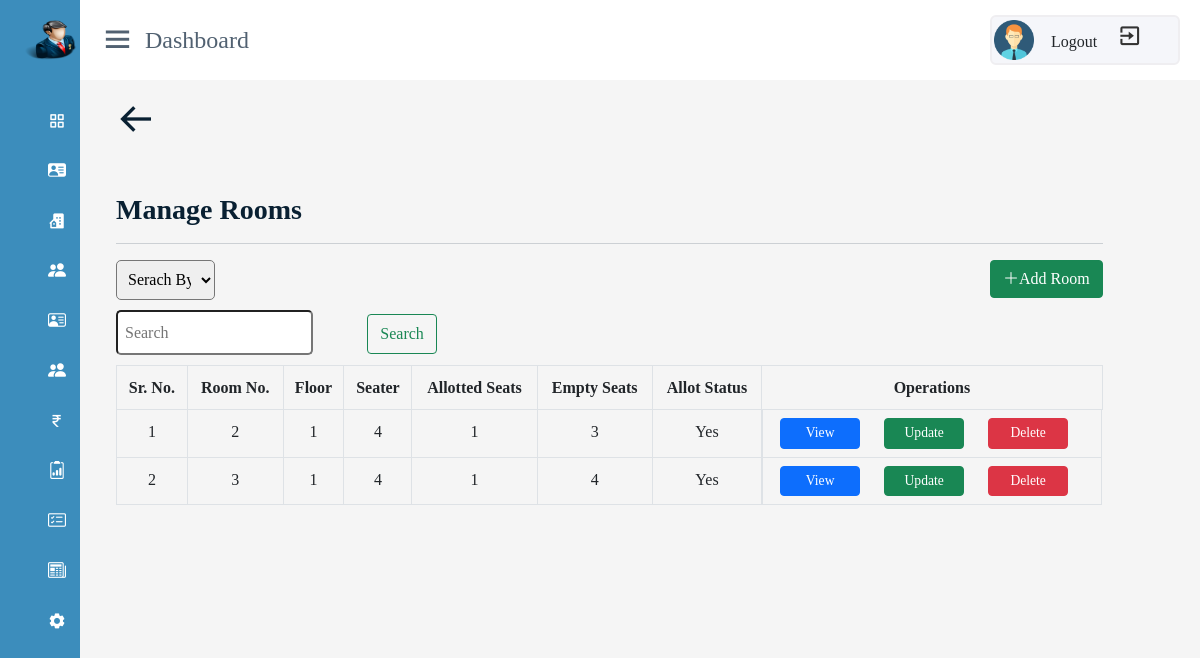
/admin/allot_room.php (signed in), run on the app's committed database.
### tables this page shows
CREATE TABLE `rooms` (
  `room_no` int(11) NOT NULL,
  `floor` int(11) NOT NULL,
  `seater` int(11) NOT NULL,
  `allot_seat` int(11) NOT NULL,
  `empty_seat` int(11) NOT NULL,
  `allot_status` varchar(255) DEFAULT 'No'
);

### admin/allot_room.php (the view, shortened to what this page needs)
<!DOCTYPE html>
<html lang="en">
<head>
    <link rel="stylesheet" href="./css/room_register.css">
</head>
<body>
<?php require('./includes/header.php')?>
<?php
if(@$_REQUEST['search']==null && @$_REQUEST['searchfield']==null )
{
    $search =null;
}
else
{
    $searchData = $_REQUEST['search'];
    $searchField = $_REQUEST['searchfield'];
     $search = " WHERE $searchField like '%$searchData%'";
}
?>
<div class="container-fluid">
    <div class="row">
        <div class="col-lg-11 col-12  p-0 ms-3 ">
    <div class="home-content align-items-center ">
    <a href="dashboard.php"><i class='bx bx-arrow-back' style="font-size:40px"></i></a>
    <h3 class="mt-5">Manage Rooms</h3>
    <hr>
     <div class="addroom">
     <button type="button" class="btn btn-success shadow-none mb-3 " data-bs-toggle="modal" data-bs-target="#addroom"><i class="bi bi-plus-lg"></i>Add Room</button>
      </div>
    <form action="" method="post">
    <select name="searchfield" class="select1" required>
        <option value="">Serach By</option>
    </select>
    <div class="search-group">
    <input type="text" name="search" class="searchbar" placeholder="Search">
    <button id="button1" class="btn btn-outline-success shadow-none" type="submit">Search</button>
   </div>
</form>
        <?php
        include('includes/db_config.php');
        $query = "SELECT * FROM rooms where allot_status='Yes'".$search;
        $result = mysqli_query($con, $query);
        if (!$result)
        {
            die("connection failed" . mysqli_error($con));
        }
        else{
            if(!$result)
                {
                    die("connection failed".mysqli_error($conn));
                }
                else
                {
                    echo <<<HTML
                            <div class="row">
                                <div class="table-responsive">
                                    <table class="table table-bordered  table-hover">
                                        <thead>
                                            <tr>
                                                <th class="text-center">Sr. No.</th>
                                                <th class="text-center">Room No.</th>
                                                <th class="text-center">Floor</th>
                                                <th class="text-center">Seater</th>
                                                <th class="text-center">Allotted Seats</th>
                                                <th class="text-center">Empty Seats</th>
                                                <th class="text-center">Allot Status</th>
                                                <th class="text-center col-4 crud">Operations</th>
                                            </tr>
                                        </thead>
                                        <tbody>
                            HTML;
                            $sr=1;
                            while($row=mysqli_fetch_assoc($result))
                            {
                                ?>
                            <tr>
                                <td class="text-center" data-label="Sr. No."><?php echo $sr?></td>
                                <td class="text-center" data-label="Room No."><?php echo $row['room_no']?></td>
                                <td class="text-center" data-label="Floor"><?php echo $row['floor']?></td>
                                <td class="text-center" data-label="Seater"><?php echo $row['seater']?></td>
                                <td class="text-center" data-label="Allotted Seats"><?php echo $row['allot_seat']?></td>
                                <td class="text-center" data-label="Empty Seats"><?php echo $row['empty_seat']?></td>
                                <td class="text-center" data-label="Allot Status"><?php echo $row['allot_status']?></td>
                                <td class="text-center" data-label="Operations">
                                    <div class="d-flex flex-wrap justify-content-center gap-2">
                                        <a href="viewroom.php?id=<?php echo $row['room_no']?>" class="btn btn-primary me-3 px-5" >View</a>
                                        <a href="updateroom.php?room_no=<?php echo $row['room_no']?>" class="btn btn-success me-3 px-5">Update</a>
                                        <a href="deleteroom.php?room_no=<?php echo $row['room_no']?>" onclick='return checkdelete()' class="btn btn-danger me-3 px-5">Delete</a>
                                    </div>
                                 </td>
                             </tr>
                            <?php
                            $sr++;
                            }
                }
        }
echo '</tbody>';
echo '</table>';
echo '</div>';
echo '</div>';
?>
<?php require('./includes/footer.php')?>
</body>
</html>

### admin/css/room_register.css (style rules this page uses)
* { padding: 0; margin: 0; box-sizing: border-box; }
body { background-color:white; }
.home-content { padding: 100px 20px 20px 20px; }

### admin/css/adminpanel.css (style rules this page uses)
* { margin:0; padding:0; box-sizing: border-box; font-family: 'Poppins',sans-serif; }
body { min-height: 100vh; width: 100%; }
.home-section .home-content { padding-top: 100px; }

### css/styel.css (style rules this page uses)
body { font-family: "Barlow",sans-serif; line-height: 1.7; color:#516171; }
h1,h2,h3,h4,h5,h6 { font-weight: 700 !important; color: #092032; }
a { color: #092032; text-decoration: none; transition: all 0.4s ease; font-weight: 800; }

### css/footer.css (style rules this page uses)
* { text-decoration: none; font-family: poppins; box-sizing: border-box; }
body { margin:0; background-image:linear-gradient(to bottom,white,white); }

### admin/allot_room.php (style rules this page uses)
.select1 { width: 10%; padding: 7px; position: relative; border-radius: 5px; height: 40px; margin-bottom: 20px; }
.searchbar { width: 20%; padding: 7px; position: relative; bottom: 10px; border-radius: 5px; text-decoration: none; outline: none; }
#button1 { position:relative; left: 50px; height: 40px; bottom: 10px; }
.addroom { float: right; }
@media (max-width: 1500px) { td[data-label="Operations"] { display: flex !important; flex-direction: row; justify-content: center; gap: 0.5rem; flex-wrap: wrap; text-align: center; padding: 0.5rem !important; min-width: 340px !important; } }
@media (max-width: 1500px) { td[data-label="Operations"] a { flex: 1 1 auto; min-width: 80px !important; font-size: 0.85rem; padding: 0.25rem 0.5rem !important; } }

### data on the page
rooms: room_no "2", floor "1", seater "4", allot_seat "1", empty_seat "3", allot_status "Yes"
rooms: room_no "3", floor "1", seater "4", allot_seat "1", empty_seat "4", allot_status "Yes"
